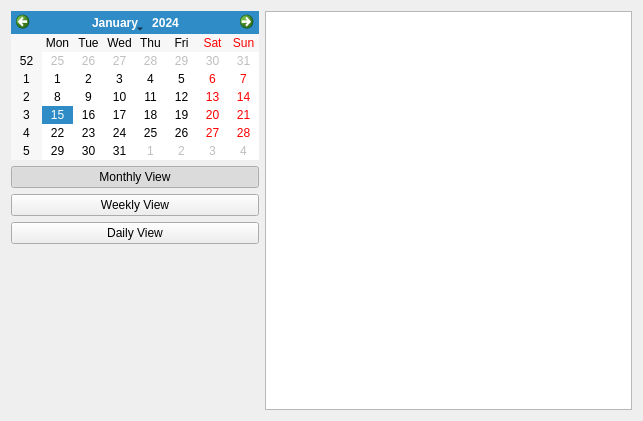
<ui version="4.0" >
 <class>Form</class>
 <widget class="QWidget" name="Form" >
  <property name="geometry" >
   <rect>
    <x>0</x>
    <y>0</y>
    <width>643</width>
    <height>421</height>
   </rect>
  </property>
  <property name="windowTitle" >
   <string>Form</string>
  </property>
  <layout class="QHBoxLayout" name="horizontalLayout" >
   <item>
    <layout class="QVBoxLayout" name="verticalLayout" >
     <item>
      <widget class="QCalendarWidget" name="calendarWidget" >
       <property name="sizePolicy" >
        <sizepolicy vsizetype="Fixed" hsizetype="Fixed" >
         <horstretch>0</horstretch>
         <verstretch>0</verstretch>
        </sizepolicy>
       </property>
       <property name="firstDayOfWeek" >
        <enum>Qt::Monday</enum>
       </property>
      </widget>
     </item>
     <item>
      <widget class="QPushButton" name="pushMonthlyView" >
       <property name="text" >
        <string>Monthly View</string>
       </property>
       <property name="checkable" >
        <bool>true</bool>
       </property>
       <property name="checked" >
        <bool>true</bool>
       </property>
       <property name="autoExclusive" >
        <bool>true</bool>
       </property>
      </widget>
     </item>
     <item>
      <widget class="QPushButton" name="pushWeeklyView" >
       <property name="text" >
        <string>Weekly View</string>
       </property>
       <property name="checkable" >
        <bool>true</bool>
       </property>
       <property name="autoExclusive" >
        <bool>true</bool>
       </property>
      </widget>
     </item>
     <item>
      <widget class="QPushButton" name="pushDailyView" >
       <property name="text" >
        <string>Daily View</string>
       </property>
       <property name="checkable" >
        <bool>true</bool>
       </property>
       <property name="autoExclusive" >
        <bool>true</bool>
       </property>
      </widget>
     </item>
     <item>
      <spacer name="verticalSpacer" >
       <property name="orientation" >
        <enum>Qt::Vertical</enum>
       </property>
       <property name="sizeHint" stdset="0" >
        <size>
         <width>20</width>
         <height>40</height>
        </size>
       </property>
      </spacer>
     </item>
    </layout>
   </item>
   <item>
    <widget class="CalendarView" name="calendarView" />
   </item>
  </layout>
 </widget>
 <customwidgets>
  <customwidget>
   <class>CalendarView</class>
   <extends>QGraphicsView</extends>
   <header>View.Calendar</header>
  </customwidget>
 </customwidgets>
 <resources/>
 <connections/>
</ui>
